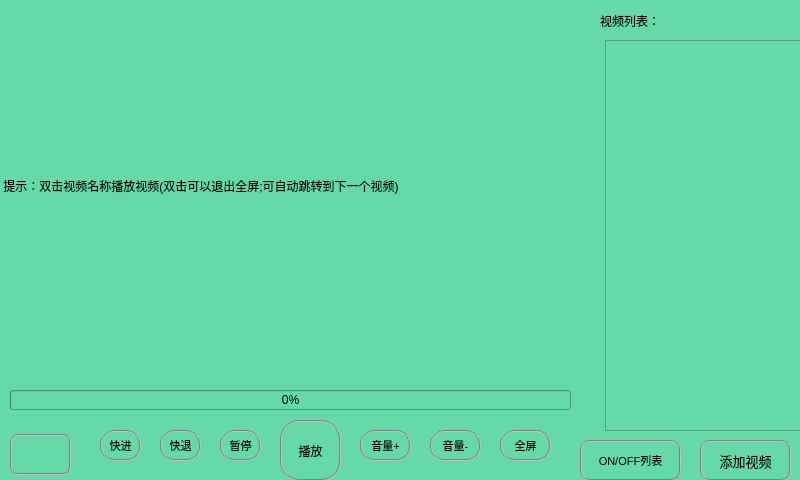
<?xml version="1.0" encoding="UTF-8"?>
<ui version="4.0">
 <class>win2</class>
 <widget class="QMainWindow" name="win2">
  <property name="geometry">
   <rect>
    <x>0</x>
    <y>0</y>
    <width>800</width>
    <height>480</height>
   </rect>
  </property>
  <property name="windowTitle">
   <string>MainWindow</string>
  </property>
  <property name="styleSheet">
   <string notr="true">background-color: rgb(101, 217, 168);</string>
  </property>
  <widget class="QWidget" name="centralwidget">
   <widget class="QListWidget" name="listWidget">
    <property name="geometry">
     <rect>
      <x>605</x>
      <y>40</y>
      <width>201</width>
      <height>391</height>
     </rect>
    </property>
    <property name="styleSheet">
     <string notr="true">color: rgb(46, 52, 54);</string>
    </property>
    <property name="iconSize">
     <size>
      <width>35</width>
      <height>35</height>
     </size>
    </property>
   </widget>
   <widget class="QPushButton" name="pushButton">
    <property name="geometry">
     <rect>
      <x>700</x>
      <y>440</y>
      <width>91</width>
      <height>41</height>
     </rect>
    </property>
    <property name="font">
     <font>
      <pointsize>10</pointsize>
     </font>
    </property>
    <property name="styleSheet">
     <string notr="true">border:2px groove gray;
border-radius:10px;
padding:2px 4px;</string>
    </property>
    <property name="text">
     <string>添加视频</string>
    </property>
   </widget>
   <widget class="QLabel" name="label_2">
    <property name="geometry">
     <rect>
      <x>0</x>
      <y>0</y>
      <width>600</width>
      <height>371</height>
     </rect>
    </property>
    <property name="styleSheet">
     <string notr="true"/>
    </property>
    <property name="text">
     <string> 提示：双击视频名称播放视频(双击可以退出全屏;可自动跳转到下一个视频)</string>
    </property>
   </widget>
   <widget class="QProgressBar" name="progressBar">
    <property name="geometry">
     <rect>
      <x>10</x>
      <y>390</y>
      <width>561</width>
      <height>20</height>
     </rect>
    </property>
    <property name="styleSheet">
     <string notr="true"/>
    </property>
    <property name="value">
     <number>0</number>
    </property>
   </widget>
   <widget class="QPushButton" name="pushButton_2">
    <property name="geometry">
     <rect>
      <x>100</x>
      <y>430</y>
      <width>41</width>
      <height>31</height>
     </rect>
    </property>
    <property name="font">
     <font>
      <pointsize>8</pointsize>
     </font>
    </property>
    <property name="styleSheet">
     <string notr="true">border:2px groove gray;
border-radius:15px;
padding:2px 4px;</string>
    </property>
    <property name="text">
     <string>快进</string>
    </property>
   </widget>
   <widget class="QPushButton" name="pushButton_3">
    <property name="geometry">
     <rect>
      <x>160</x>
      <y>430</y>
      <width>41</width>
      <height>31</height>
     </rect>
    </property>
    <property name="font">
     <font>
      <pointsize>8</pointsize>
     </font>
    </property>
    <property name="styleSheet">
     <string notr="true">border:2px groove gray;
border-radius:15px;
padding:2px 4px;</string>
    </property>
    <property name="text">
     <string>快退</string>
    </property>
   </widget>
   <widget class="QPushButton" name="pushButton_4">
    <property name="geometry">
     <rect>
      <x>220</x>
      <y>430</y>
      <width>41</width>
      <height>31</height>
     </rect>
    </property>
    <property name="font">
     <font>
      <pointsize>8</pointsize>
     </font>
    </property>
    <property name="styleSheet">
     <string notr="true">border:2px groove gray;
border-radius:15px;
padding:2px 4px;</string>
    </property>
    <property name="text">
     <string>暂停</string>
    </property>
   </widget>
   <widget class="QPushButton" name="pushButton_5">
    <property name="geometry">
     <rect>
      <x>280</x>
      <y>420</y>
      <width>61</width>
      <height>61</height>
     </rect>
    </property>
    <property name="styleSheet">
     <string notr="true">border:2px groove gray;
border-radius:20px;
padding:2px 4px;</string>
    </property>
    <property name="text">
     <string>播放</string>
    </property>
   </widget>
   <widget class="QPushButton" name="pushButton_6">
    <property name="geometry">
     <rect>
      <x>360</x>
      <y>430</y>
      <width>51</width>
      <height>31</height>
     </rect>
    </property>
    <property name="font">
     <font>
      <pointsize>8</pointsize>
     </font>
    </property>
    <property name="styleSheet">
     <string notr="true">border:2px groove gray;
border-radius:15px;
padding:2px 4px;</string>
    </property>
    <property name="text">
     <string>音量+</string>
    </property>
   </widget>
   <widget class="QPushButton" name="pushButton_7">
    <property name="geometry">
     <rect>
      <x>430</x>
      <y>430</y>
      <width>51</width>
      <height>31</height>
     </rect>
    </property>
    <property name="font">
     <font>
      <pointsize>8</pointsize>
     </font>
    </property>
    <property name="styleSheet">
     <string notr="true">border:2px groove gray;
border-radius:15px;
padding:2px 4px;</string>
    </property>
    <property name="text">
     <string>音量-</string>
    </property>
   </widget>
   <widget class="QPushButton" name="pushButton_8">
    <property name="geometry">
     <rect>
      <x>10</x>
      <y>434</y>
      <width>61</width>
      <height>41</height>
     </rect>
    </property>
    <property name="styleSheet">
     <string notr="true">border:2px groove gray;
border-image: url(:/r.jpg);
border-radius:8px;
padding:2px 4px;
</string>
    </property>
    <property name="text">
     <string/>
    </property>
   </widget>
   <widget class="QLabel" name="label">
    <property name="geometry">
     <rect>
      <x>600</x>
      <y>10</y>
      <width>181</width>
      <height>21</height>
     </rect>
    </property>
    <property name="text">
     <string>视频列表：</string>
    </property>
   </widget>
   <widget class="QLabel" name="label_3">
    <property name="geometry">
     <rect>
      <x>0</x>
      <y>10</y>
      <width>101</width>
      <height>21</height>
     </rect>
    </property>
    <property name="styleSheet">
     <string notr="true">color: rgb(237, 212, 0);</string>
    </property>
    <property name="text">
     <string/>
    </property>
   </widget>
   <widget class="QPushButton" name="pushButton_9">
    <property name="geometry">
     <rect>
      <x>500</x>
      <y>430</y>
      <width>51</width>
      <height>31</height>
     </rect>
    </property>
    <property name="font">
     <font>
      <pointsize>8</pointsize>
     </font>
    </property>
    <property name="styleSheet">
     <string notr="true">border:2px groove gray;
border-radius:15px;
padding:2px 4px;</string>
    </property>
    <property name="text">
     <string>全屏</string>
    </property>
   </widget>
   <widget class="QPushButton" name="pushButton_10">
    <property name="geometry">
     <rect>
      <x>580</x>
      <y>440</y>
      <width>101</width>
      <height>41</height>
     </rect>
    </property>
    <property name="font">
     <font>
      <pointsize>8</pointsize>
     </font>
    </property>
    <property name="styleSheet">
     <string notr="true">border:2px groove gray;
border-radius:10px;
padding:2px 4px;</string>
    </property>
    <property name="text">
     <string>ON/OFF列表</string>
    </property>
   </widget>
  </widget>
 </widget>
 <resources/>
 <connections/>
</ui>
